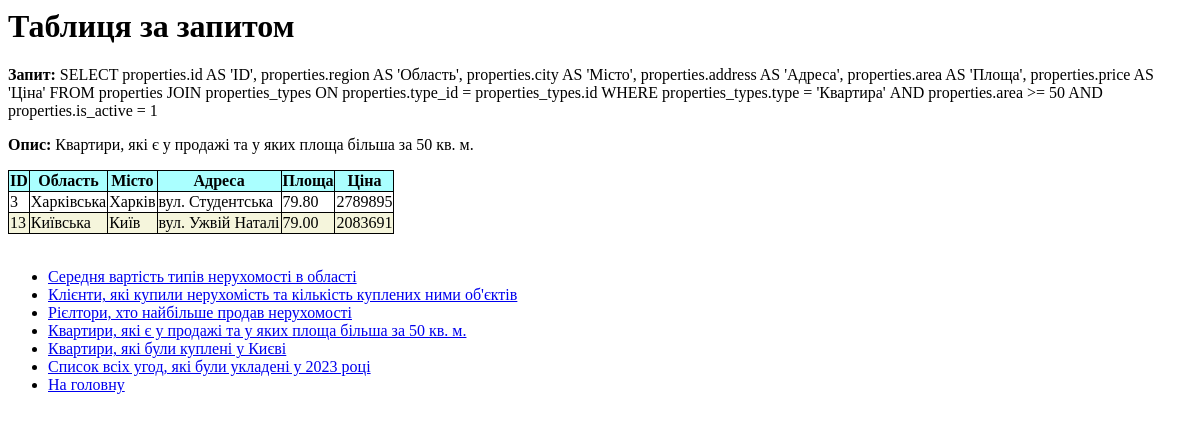
/showQuery.php?query_id=3, run on the app's committed database.
### tables this page shows
CREATE TABLE `properties` (
  `ID` int(11) NOT NULL,
  `owner_id` int(11) NOT NULL COMMENT 'Власник',
  `region` varchar(32) NOT NULL COMMENT 'Область',
  `city` varchar(25) NOT NULL COMMENT 'Населений пункт',
  `address` varchar(50) DEFAULT NULL COMMENT 'Адреса',
  `house_number` varchar(4) DEFAULT NULL COMMENT 'Номер будинку',
  `flat_number` varchar(4) DEFAULT NULL COMMENT 'Номер квартири',
  `type_id` int(11) NOT NULL COMMENT 'Тип нерухомості',
  `area` decimal(7,2) NOT NULL COMMENT 'Площа (м²)',
  `price` int(11) NOT NULL COMMENT 'Ціна',
  `is_active` tinyint(1) DEFAULT 0 COMMENT 'Чи на продажі',
  `description` text DEFAULT NULL COMMENT 'Короткий опис'
);

### showQuery.php (the view, shortened to what this page needs)
<?php
    include "databaseConnect.php";
?>
<html>
<head>
    <link rel="stylesheet" href="style.css">
</head>
<body>
    <h1>Таблиця за запитом</h1>
    <?php
    include "custom_queries.php";
    $queries = array();
    $queryString = $_SERVER['QUERY_STRING'];
    parse_str($queryString, $queries);
    $queryID = $queries['query_id'];
    if (isset($queryID)) {
        try {
            if (array_key_exists($queryID, $custom_queries)) {
                printf("<p><b>Запит:</b> %s</p>", $custom_queries[$queryID]['query']);
                printf("<p><b>Опис:</b> %s</p>", $custom_queries[$queryID]['description']);
                $query = $pdo->query($custom_queries[$queryID]['query']);
                $row1 = $query->fetch(PDO::FETCH_ASSOC);
                $rowKeys = array_keys($row1);
                $rowValues = array_values($row1);
                printf("<table><tr>");
                foreach ($rowKeys as $key) {
                    printf("<th>%s</th>", $key);
                }
                printf("</tr>");
                foreach ($rowValues as $value) {
                    printf("<td>%s</td>", $value);
                }
                printf("</tr>");
                while ($row = $query->fetch(PDO::FETCH_ASSOC)) {
                    printf("<tr>");
                    foreach ($row as $value) {
                        printf("<td>%s</td>", $value);
                    }
                    printf("</tr>");
                }
                printf("</table>");
            }
        } catch (PDOException $e) {
            die("Помилка запиту: " . $e->getMessage());
        }
    }
    ?>
    <br>
    <ul>
        <?php
        include "custom_queries.php";
        foreach ($custom_queries as $key => $value) {
            printf("<li><a href='showQuery.php?query_id=%s'>%s</a></li>", $key, $value['description']);
        }
        ?>
        <li><a href="./">На головну</a><br></li>
    </ul>
</body>
</html>

### style.css (style rules this page uses)
table { border-collapse: collapse; }
table, th, td { border: 1px solid black; }
table tr th { background: #aff; }
table tr:nth-child(odd) td { background: beige; }

### data on the page
properties: ID "3", region "Харківська", city "Харків", address "вул. Студентська", area "79.80", price "2789895"
properties: ID "13", region "Київська", city "Київ", address "вул. Ужвій Наталі", area "79.00", price "2083691"

### other printed values
$custom_queries[$queryID]['description'] "Квартири, які є у продажі та у яких площа більша за 50 кв. м."
$key "ID"
$key "Область"
$key "Місто"
$key "Адреса"
$key "Площа"
$key "Ціна"
$value['description'] "Середня вартість типів нерухомості в області"
$value['description'] "Клієнти, які купили нерухомість та кількість куплених ними об'єктів"
$value['description'] "Рієлтори, хто найбільше продав нерухомості"
$value['description'] "Квартири, які є у продажі та у яких площа більша за 50 кв. м."
$value['description'] "Квартири, які були куплені у Києві"
$value['description'] "Список всіх угод, які були укладені у 2023 році"
